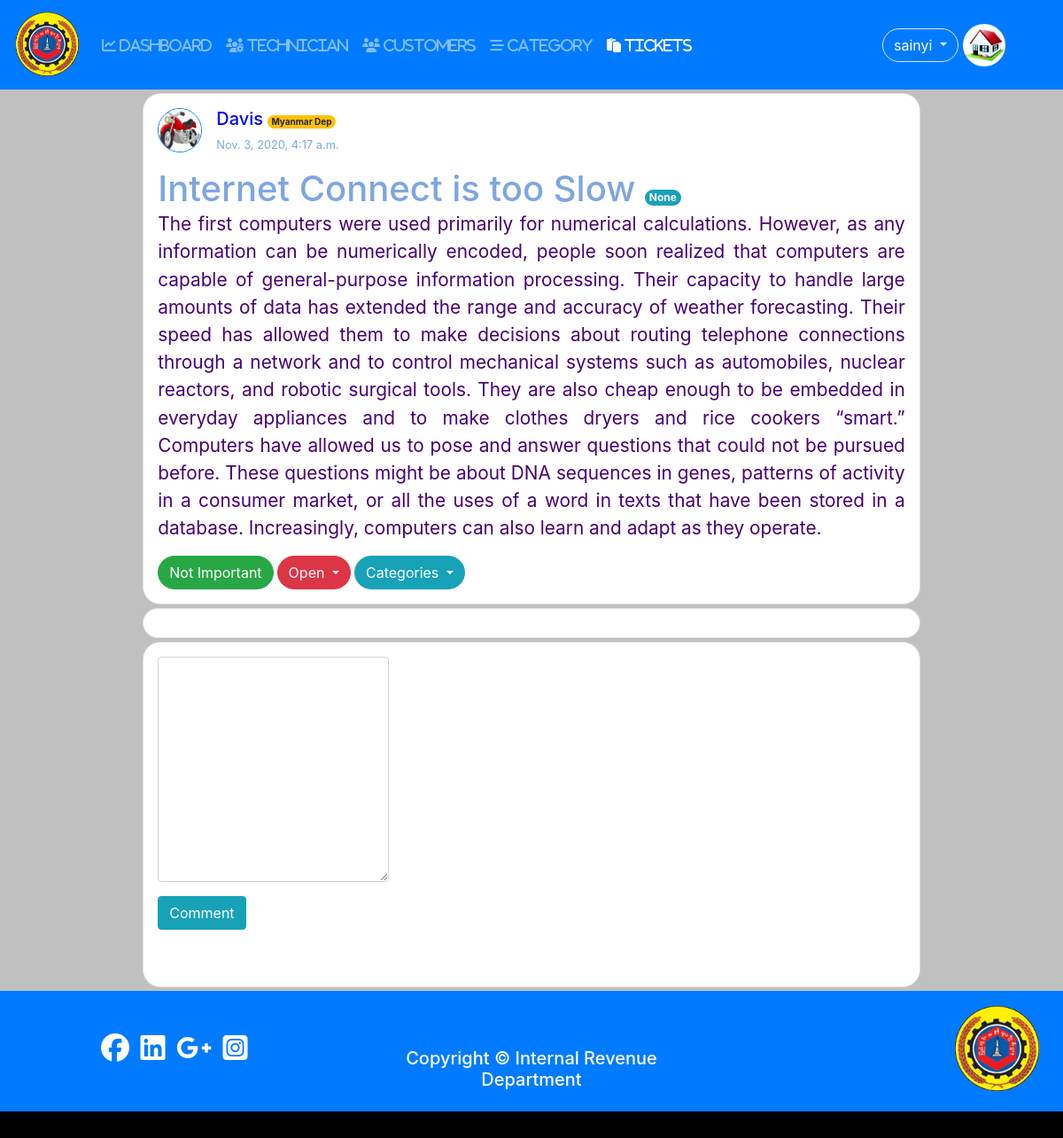
Page /4/ (signed in) on the earlier database version.
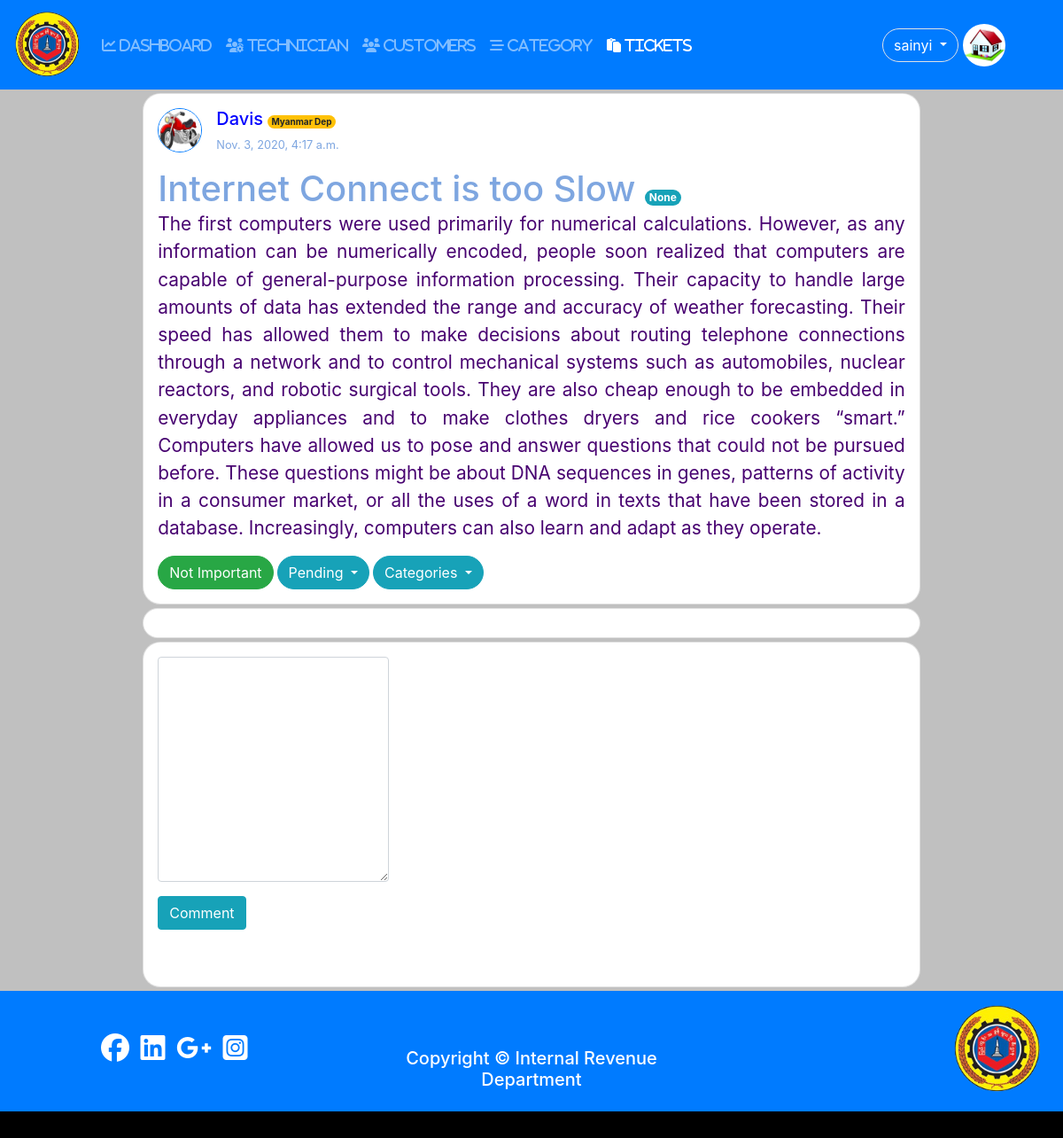
Same page on the later database version.
### user/models.py (models this page shows, shortened)
class Profile(models.Model):#User
	user = models.OneToOneField(settings.AUTH_USER_MODEL,on_delete=models.CASCADE);
	photo = models.ImageField(null=True,blank=True,default='default.jpg');
	birthday = models.DateField(null=True,blank=True);
	phone = models.CharField(max_length=20,null=True,blank=True);
	address = models.TextField(null=True,blank=True);
	category = models.ForeignKey(Category,on_delete=models.CASCADE,blank=True,null=True);
	GENDER = (
				('other','Other'), # (Key,value)
				('male','Male'),
				('female','Female')
			);
	gender = models.CharField(max_length=100,choices = GENDER,default='other');

### tickets/models.py (models this page shows, shortened)
class Tickets(models.Model):
	user = models.ForeignKey(User,on_delete=models.CASCADE);
	category = models.ForeignKey(Category,on_delete=models.CASCADE,blank=True,null=True);
	name = models.CharField(max_length = 200);
	subject = models.CharField(max_length = 300);
	description = models.TextField();
	attachment = models.FileField(upload_to = "tickets/files/",null=True,blank=True);
	STATUS_CHOICES = (
						('Open','open'), # (Key,value)
						('Pending','pending'),
						('Closed','closed')
					 );
	SET_PRIORITY = (
					('critical','Critical'),
					('urgent','Urgent'),
					('normal','Normal'),
					('not_important','Not Important'),
				   );
	status = models.CharField(max_length=100,choices=STATUS_CHOICES,default='Open');
	priority = models.CharField(max_length=100,choices= SET_PRIORITY,default = 'not_important');
	created = models.DateTimeField(auto_now =True);
	updated = models.DateTimeField(auto_now_add = True);

### tickets/views.py (the view)
# urls.py: path('<int:id>/',views.ticket_detail,name='ticket-detail'),
@login_required
def ticket_detail(request,id):
	ticket = Tickets.objects.get(pk=id);
	categories = Category.objects.all();
	pri_design = '';
	priority = '';
	if ticket.priority == 'critical':
		pri_design = 'btn btn-danger rounded-pill';
		priority = "Critical";
	elif ticket.priority == 'urgent':
		pri_design = 'btn btn-warning rounded-pill';
		priority = 'Urgent';
	elif ticket.priority == 'normal':
		pri_design = 'btn btn-info rounded-pill';
		priority = "Normal";
	else:
		pri_design = 'btn btn-success rounded-pill';
		priority = "Not Important";
	comments = Comment.objects.filter(ticket=ticket);
	if request.method == 'POST':
		comment_form = CommentForm(data=request.POST);
		ticket_form = TicketForm(instance = ticket,data=request.POST,files=request.FILES);
		print("Comment:::",comment_form);
		if comment_form.is_valid():
			new_comment = comment_form.save(commit = False);
			new_comment.ticket = ticket;
			new_comment.user = request.user;
			new_comment.save();
			comment_form = CommentForm();
		if ticket_form.is_valid():
			new_ticket = ticket_form.save();
	else:
		comment_form = CommentForm();
		ticket_form = TicketForm(instance=ticket);
	return render(request,'tickets/ticket_detail.html',{'ticket':ticket,
														'comment_form':comment_form,
														'comments':comments,
														'pri_design':pri_design,
														'priority':priority,
														'nav_ticket':'active',
														'categories':categories,
														'ticket_form':ticket_form
														});

### tickets/forms.py
class CommentForm(forms.ModelForm):
	def __init__(self, *args, **kwargs):
		super().__init__(*args, **kwargs);
		self.helper = FormHelper(self);
		self.helper.form_show_labels = False;
	class Meta:
		model = Comment;
		fields = ('comment',);

class TicketForm(forms.ModelForm):
	def __init__(self,*args,**kwargs):
		super().__init__(*args,**kwargs);
		self.helper = FormHelper(self);
		self.helper.form_show_labels = False;
	class Meta:
		model =  Tickets;
		fields = ('name','subject','description','priority','attachment');

### tickets/templates/tickets/ticket_detail.html (shortened to what this page needs)
{% extends 'user/base.html' %}
{% load crispy_forms_tags %}
{% block content %}
<div class="d-flex flex-column justify-content-center align-items-center">
<div class="card p-3 w-75 mb-1 mt-1" style="border-radius: 20px;">
<div>
	<div style="
		display: inline-flex;
	"
	>
		<div>
			<img src="{{ticket.user.profile.photo.url}}" alt="profile"
			width="50" height="50"
			class="border border-primary rounded-circle mr-3"
			>
		</div>
		<div>
			<h5 style="color: blue;">{{ticket.user.username}}
				<span class="badge badge-warning rounded-pill"
					style="font-size: 0.5em;"
				>{{ticket.name}}</span>
			</h5>
			<p style="font-size: 0.8em;color: #7EA6E0;">{{ticket.updated}}</p>
		</div>
	</div>
	<div>
		<div>
		<h3 style="
			color: #7EA6E0;
			font-size: 2.5em;
			display: inline;
		">{{ticket.subject}}
		{% if request.user.is_superuser or request.user.is_staff %}
		<span class="badge badge-info rounded-pill"
			  style="font-size: 0.3em;"
		>{{ticket.category}}
		</span>
		{% endif %}
		</h3>
		</div>
		<p style="text-align: justify;font-size: 1.3em;
		color: #470070;
		">{{ticket.description}}</p>
		<div style="display: inline-flex;">
		<div class="{{pri_design}} mr-1">{{priority}}</div>
		{% if ticket.status == 'Open' %}
			{% if request.user.is_superuser or request.user.is_staff %}
			<div class="btn-group">
			  <button type="button" class="btn btn-danger dropdown-toggle rounded-pill" data-toggle="dropdown" aria-haspopup="true" aria-expanded="false">
			    Open
			  </button>
			</div>
			{% else %}
			<div class="btn btn-danger rounded-pill">Open</div>
			{% endif %}
		{% elif ticket.status == 'Pending' %}
		{% if request.user.is_superuser or request.user.is_staff %}
		<div class="btn-group">
			  <button type="button" class="btn btn-info dropdown-toggle rounded-pill" data-toggle="dropdown" aria-haspopup="true" aria-expanded="false">
			    Pending
			  </button>
		</div>
		{% else %}
		<div class="btn btn-info rounded-pill">Open</div>
		{% endif %}
		{% endif %}
		{% if request.user.is_superuser %}
		<div class="btn-group ml-1">
			  <button type="button" class="btn btn-info dropdown-toggle rounded-pill" data-toggle="dropdown" aria-haspopup="true" aria-expanded="false">
			    Categories
			  </button>
		</div>
		{% endif %}
	</div>
	</div>
</div>
</div>
<div class="card p-3 w-75 mb-1" style="border-radius: 20px;">
</div>
<div class="card p-3 w-75 mb-1" style="border-radius: 20px;">
	<div class="row">
		<div class="col">
			<form method="POST" novalidate>
				{{comment_form.comment|as_crispy_field}}
				<input type="submit" name="submit" value="Comment" class="btn btn-info mb-5">
			</form>
		</div>
		<div class="col"></div>
		<div class="col"></div>
	</div>
</div>
</div>
{% endblock %}

### user/templates/user/base.html (shortened to what this page needs)
{% load static %}
<!doctype html>
<html lang="en">
  <head>
    <link rel="stylesheet" href="https://cdn.jsdelivr.net/npm/bootstrap@4.5.3/dist/css/bootstrap.min.css">
    <link rel="stylesheet" type="text/css" href="{% static 'css/style.css' %}">
    <link
    rel="stylesheet"
    href="https://cdnjs.cloudflare.com/ajax/libs/animate.css/4.1.1/animate.min.css"
    />
  </head>
  <body>
  {% if user.is_authenticated %}
  {% include 'user/naviation.html'%}
  {% else %}
      <div class="cover-img">
      </div>
  {% endif %}
    <div class="container-fluid" style="min-height: 100vh;background-color:silver;">
      <div class="row" style="background-color:silver;">
        <div class="col">
            {% block content %}
            {% endblock content %}
        </div>
      </div>
    </div>
    {% include 'user/footer.html' %}
  </body>
</html>

### user/templates/user/naviation.html (shortened to what this page needs)
  <nav class="navbar navbar-expand-lg navbar-dark bg-primary">
  {% load static %}
  <a class="navbar-brand" href="{% url 'dashboard' %}">
    <img src="{% static 'pictures/logo1_no_background.png' %}"
    width="75" height="75"
    class="animate__animated animate__flipInX"
    >
  </a>
  <div class="collapse navbar-collapse" id="navbarNavDropdown">
    <ul class="navbar-nav">
      <li class="nav-item {{dashboard}}">
        <a class="nav-link" href="{% url 'dashboard'%}"><i class="fas fa-chart-line"> DASHBOARD</i><span class="sr-only">(current)</span></a>
      </li>
      {% if user.is_superuser or user.is_staff %}
        {% if user.is_superuser %}
        <li class="nav-item {{tech}}">
          <a class="nav-link" href="{% url 'tech-view' %}"><i class="fas fa-users-cog"> TECHNICIAN</i></a>
        </li>
        <li class="nav-item {{customer}}">
          <a class="nav-link" href="{% url 'customer-view' %}"><i class="fas fa-users"> CUSTOMERS</i></a>
        </li>
        {% endif %}
        <li class="nav-item {{category}}">
          <a class="nav-link" href="{% url 'new-category' %}"><i class="fas fa-stream"> CATEGORY</i></a>
        </li>
        <li class="nav-item {{nav_ticket}}">
          <a class="nav-link" href="{% url 'tickets' %}"><i class="fas fa-paste"> TICKETS</i></a>
        </li>
          {% endif %}
    </ul>
  </div>
        <div class="btn-group">
            <button type="button" class="btn btn-primary border rounded-pill m-1 dropdown-toggle" data-toggle="dropdown" aria-haspopup="true" aria-expanded="false">
              {{user.username}}
            </button>
          </div>
          <img src = '{{user.profile.photo.url}}' class="rounded-circle border border-primary mr-5" style="width:50px; height:50px;">
</nav>

### user/templates/user/footer.html
{% load static %}
<footer style="width: 100%;">
	<div class="bg-primary p-3">
		<div class="row">
			<div class="col text-center pt-4">
				<a href="#" class="hov-scale">
					<i class="fab fa-facebook text-white mr-2 hov-scale mt-2" style="font-size: 2em;"></i>
				</a>
				<a href="#">
					<i class="fab fa-linkedin text-white mr-2 hov-scale mt-2" style="font-size: 2em;"></i>
				</a>
				<a href="#">
					<i class="fab fa-google-plus-g text-white mr-2 hov-scale mt-2" style="font-size: 2em;"></i>
				</a>
				<a href="#">
					<i class="fab fa-instagram-square text-white mr-2 hov-scale mt-2" style="font-size: 2em;"></i>
				</a>
			</div>
			<div class="col">
				<h5 class="text-white text-center mt-5"> Copyright <span>&#169;</span> Internal Revenue Department</h5>
			</div>
			<div class="col">
				<img src="{% static 'pictures/logo1_no_background.png' %}"
					alt="logo" style="float: right;"
					width="100" height="100"
					class="mr-2"
				>
			</div>
		</div>
	</div>
	<div style="height: 30px;background-color: black;">
	</div>
</footer>

### user/static/css/style.css (style rules this page uses)
body,html { margin: 0; width: 100%; height: 100%; }

Differences in the rows shown:
changed Tickets "Internet Connect is too Slow": status "Open" → "Pending" (drawn)
Other differences:
text no longer shown: "Open"
text now shown: "Pending"
